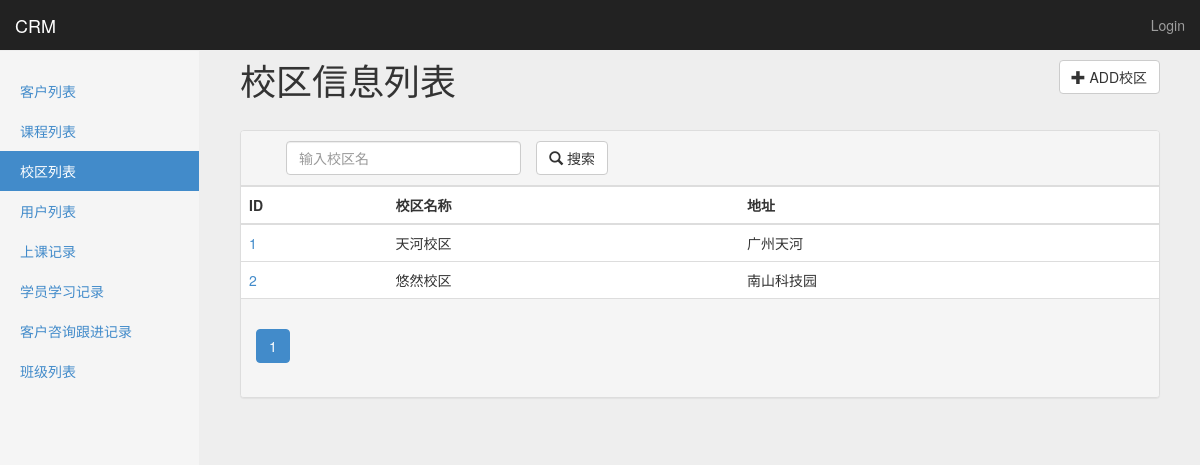
The page /crm/schools/ on the database its author committed.
### app01/models.py (models this page shows, shortened)
class School(models.Model):
    name = models.CharField(u'校区名称',max_length=64,unique=True)
    addr = models.CharField(u'地址',max_length=128)

### app01/views.py (the view)
# urls.py: url(r'^schools/(\d+)/$', views.school_detail,name='school_detail'),
def schools(request):
    data_dic = build_search_param(request, models.School)
    return render(request,'app01/schools.html',data_dic)

### app01/forms.py (called while the page is built, shortened)
def get_filter_fields(cls):
    filter_fields = settings.FILTER_FIELDS.get(cls.__name__.lower())
    if filter_fields is None:
        return None

### app01/templatetags/custom_tags.py (called while the page is built, shortened)
@register.simple_tag
def pagination_bar(lists,search_str,find_list):
    page_ele = '<ul class="pagination">'
    for page_num in lists.paginator.page_range:
        offset = abs(lists.number - page_num)
        if offset < 3:
            if lists.number == page_num:
                page_ele += '<li class ="active" >'
            else:
                page_ele += '<li class ="" >'
            if len(find_list) == 2:
                page_ele += '<a href="?page=%s%s&%s=%s" > %s </a> </li>' % (page_num,search_str,find_list[0],find_list[1],page_num)
            else:
                page_ele += '<a href="?page=%s%s" > %s </a> </li>' % (page_num, search_str, page_num)
    page_ele += '</ul>'
    return format_html(page_ele)

### templates/app01/schools.html (shortened to what this page needs)
{% extends 'base.html' %}
{% load custom_tags %}
{% block page-header %}
校区信息列表
<a href="{% url 'school_add' %}">
    <button type="button" class="btn btn-default pull-right">
      <span class="glyphicon glyphicon-plus"></span> ADD校区
    </button>
</a>
{% endblock %}
{% block page-content %}
<div class="panel panel-default">
    <div class="panel-heading" id="panel-heading">
        <div class="col-md-9 " >
            <form action="{% url url_alias %}?page=1{{ search_str }}" method="GET">
                <div class="col-md-5">
                    <input name="find__name" class="form-control" type="text" value="{{ find_list.1 }}" placeholder="输入校区名" minlength="1" maxlength="20" required>
                </div>
                <div class="col-md-3 search-button">
                    <button type="submit" id="btn-submit" class="btn btn-default">
                        <span class="glyphicon glyphicon-search"></span> 搜索
                    </button>
                </div>
            </form>
        </div>
    </div>
    <table class="table table-hover">
    <thead>
    <tr>
        <th>ID</th>
        <th>校区名称</th>
        <th>地址</th>
    </tr>
    </thead>
    <tbody>
    {% for data in data_list %}
        <tr>
            <td><a href="{% url 'school_detail' data.id %}">{{ data.id }}</a></td>
            <td>{{ data.name }}</td>
            <td>{{ data.addr }}</td>
        </tr>
    {% endfor %}
    </tbody>
</table>
    <div class="panel-footer">
        <nav>{% pagination_bar data_list search_str find_list %}</nav>
    </div>
</div>
{% endblock %}

### statics/css/custom.css (style rules this page uses)
body { padding-top: 40px; padding-bottom: 40px; background-color: #eee; }
#panel-heading { float:none;overflow: hidden; }
#panel-heading .search-button,#panel-heading .search-more-button { padding-left: 0px; }

### rows shown on the page
School: id "1", name "天河校区", addr "广州天河"
School: id "2", name "悠然校区", addr "南山科技园"
